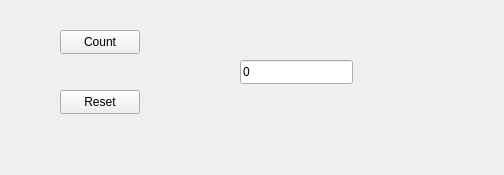
<?xml version="1.0" encoding="UTF-8"?>
<ui version="4.0">
 <class>MainWindow</class>
 <widget class="QMainWindow" name="MainWindow">
  <property name="geometry">
   <rect>
    <x>0</x>
    <y>0</y>
    <width>504</width>
    <height>175</height>
   </rect>
  </property>
  <property name="windowTitle">
   <string>MainWindow</string>
  </property>
  <widget class="QWidget" name="centralwidget">
   <widget class="QPushButton" name="LisaaNappi">
    <property name="geometry">
     <rect>
      <x>60</x>
      <y>30</y>
      <width>80</width>
      <height>24</height>
     </rect>
    </property>
    <property name="text">
     <string>Count</string>
    </property>
   </widget>
   <widget class="QPushButton" name="ResetNappi">
    <property name="geometry">
     <rect>
      <x>60</x>
      <y>90</y>
      <width>80</width>
      <height>24</height>
     </rect>
    </property>
    <property name="text">
     <string>Reset</string>
    </property>
   </widget>
   <widget class="QLineEdit" name="numeroNaytto">
    <property name="geometry">
     <rect>
      <x>240</x>
      <y>60</y>
      <width>113</width>
      <height>24</height>
     </rect>
    </property>
    <property name="text">
     <string>0</string>
    </property>
   </widget>
  </widget>
 </widget>
 <resources/>
 <connections/>
</ui>
